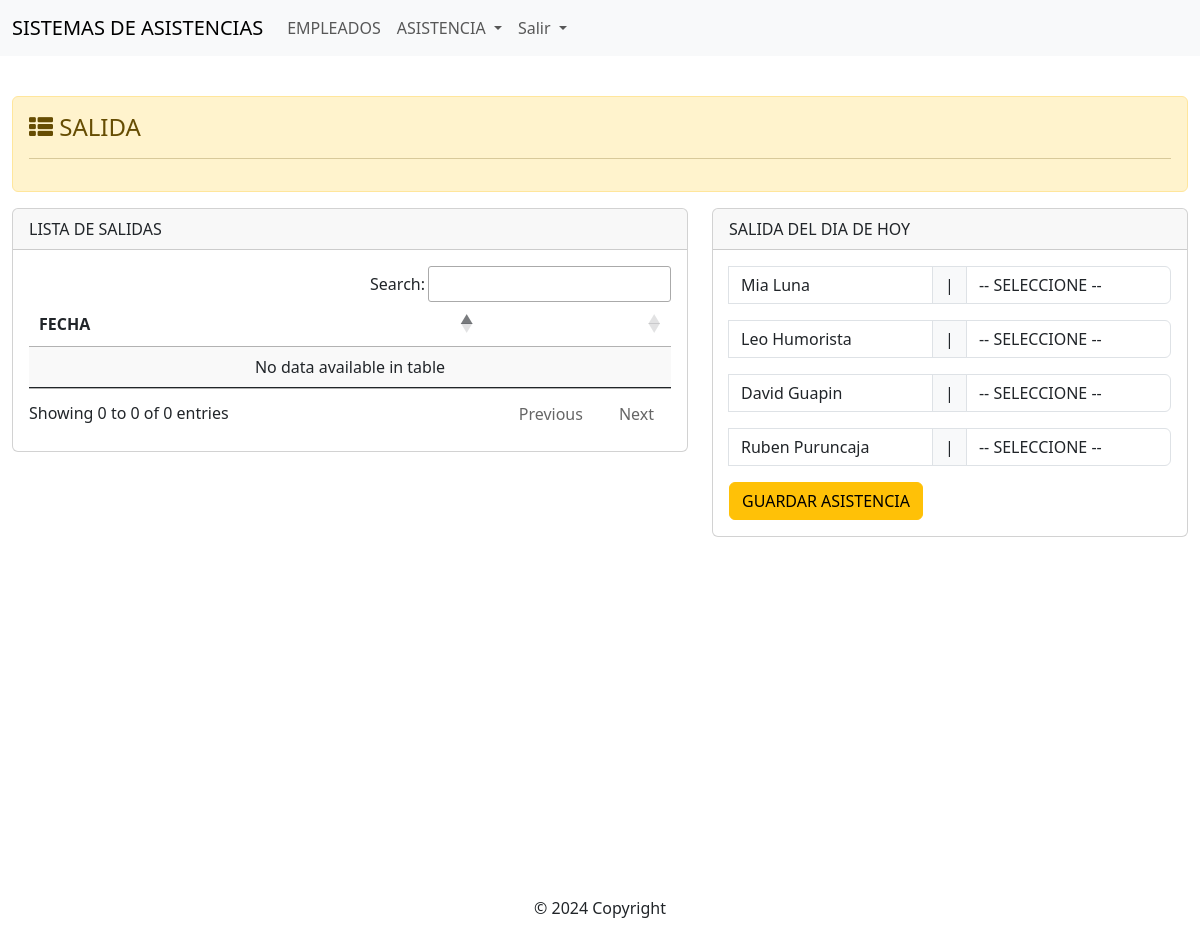
Page /soft_asistencias/asistencia_salida (signed in) on the committed database.
### tables this page shows
CREATE TABLE `empleados` (
  `id` int(11) NOT NULL,
  `cedula` varchar(10) NOT NULL,
  `primerNombre` varchar(40) NOT NULL,
  `segundoNombre` varchar(40) NOT NULL,
  `primerApellido` varchar(40) NOT NULL,
  `segundoApellido` varchar(40) NOT NULL,
  `correo` varchar(100) NOT NULL,
  `fecha_nac` date NOT NULL,
  `telefono` varchar(10) NOT NULL,
  `direccion` varchar(250) NOT NULL,
  `id_estado` int(11) NOT NULL
);

### soft_asistencias/controller/controller.php (called while the page is built, shortened)
<?php
	class MvcController {
		public function plantilla() {
			include "view/template.php";
		}
		public function enlacesPaginasController() {
			if ( isset($_GET['action']) ) {
				$enlaceController = $_GET['action'];
			} else{
				$enlaceController = "log";
			}
			$respuesta = EnlacesPaginas::EnlacesPaginasModel($enlaceController);
			include $respuesta;
		}
	}

### soft_asistencias/index.php (called while the page is built, shortened)
<?php
	require_once ("controller/controller.php");
	$mvc = new MvcController();
	$mvc -> plantilla();

### soft_asistencias/model/class_cc.php (called while the page is built, shortened)
<?php
    class Conexion extends Config {
    	public static function conectar() {
    		try {
    			if ('Desarrollo' == self::AMBIENTE) {
	    			$cc = new PDO(self::$_SERVIDOR, self::$_USUARIO, self::$_CLAVE,
						array(PDO::ATTR_ERRMODE, PDO::ERRMODE_EXCEPTION, PDO::FETCH_OBJ));
				}
    		} catch (Exception $e) {
    			echo 'Error en la conexi&oacute;n <br />'. $e->getMessage();
    		}
            return $cc;
    	}
	}

### soft_asistencias/model/model_empleados.php (called while the page is built, shortened)
<?php
    require_once ("class_cc.php");
    class EmpleadosModel {
        public static function vistaEmpleadosModel($tabla) {
            $stmt = Conexion::conectar()->prepare("SELECT * FROM $tabla WHERE id_estado = 1 ORDER BY id ASC");
            $stmt->execute();
            return $stmt->fetchAll();
        }
    }

### soft_asistencias/controller/controller_asistencia.php (the view, shortened to what this page needs)
<?php
    class AsistenciasController {
			$response = EmpleadosModel::vistaEmpleadosModel("empleados"); ?>
        <?php }
        public function formAsistenciaSalidaController(){
			$response = EmpleadosModel::vistaEmpleadosModel("empleados"); ?>
            <form action="" method="post">
			<?php foreach((array) $response as $row => $items) { ?>
                <div class="input-group mb-3">
                    <input readonly class="form-control" value="<?php echo $items["primerNombre"]." ".$items["segundoApellido"]; ?>" />
                    <span class="input-group-text">|</span>
                    <select name="asistencia[]" class="form-control">
                        <option value="" selected disabled>-- SELECCIONE --</option>
                    </select>
                </div>
            <?php }	 ?>
                <button class="btn btn-warning" type="submit" name="salida">GUARDAR ASISTENCIA</button>
            </form>
        <?php }
        public function vistaSalidaDiariaController(){
            echo '<table class="table table-striped table-hover display" id="example" style="width:100%">
            <thead>
            <tr>
                <th>FECHA</th>
                <th></th>
            </tr>
            </thead>
            <tbody>';
            echo '</tbody>
                    </table>';
		}
    }

### rows in the picture
empleados: primerNombre+segundoApellido "Mia Luna"
empleados: primerNombre+segundoApellido "Leo Humorista"
empleados: primerNombre+segundoApellido "David Guapin"
empleados: primerNombre+segundoApellido "Ruben Puruncaja"
